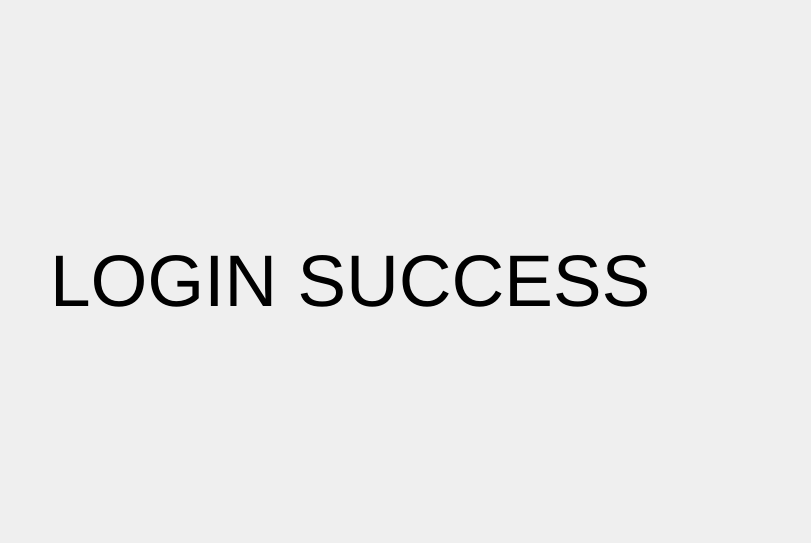
<?xml version="1.0" encoding="UTF-8"?>
<ui version="4.0">
 <class>Form</class>
 <widget class="QWidget" name="Form">
  <property name="geometry">
   <rect>
    <x>0</x>
    <y>0</y>
    <width>811</width>
    <height>543</height>
   </rect>
  </property>
  <property name="font">
   <font>
    <pointsize>90</pointsize>
   </font>
  </property>
  <property name="windowTitle">
   <string>Form</string>
  </property>
  <widget class="QLabel" name="label">
   <property name="geometry">
    <rect>
     <x>50</x>
     <y>170</y>
     <width>741</width>
     <height>221</height>
    </rect>
   </property>
   <property name="font">
    <font>
     <pointsize>55</pointsize>
    </font>
   </property>
   <property name="text">
    <string>LOGIN SUCCESS</string>
   </property>
  </widget>
 </widget>
 <resources/>
 <connections/>
</ui>
